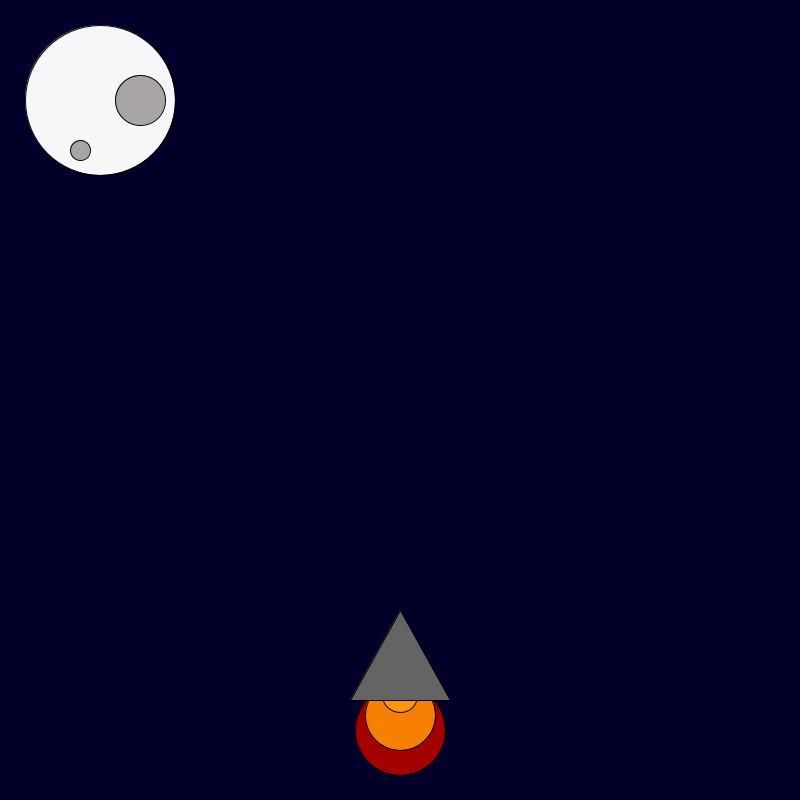
Frame 1 (no input)
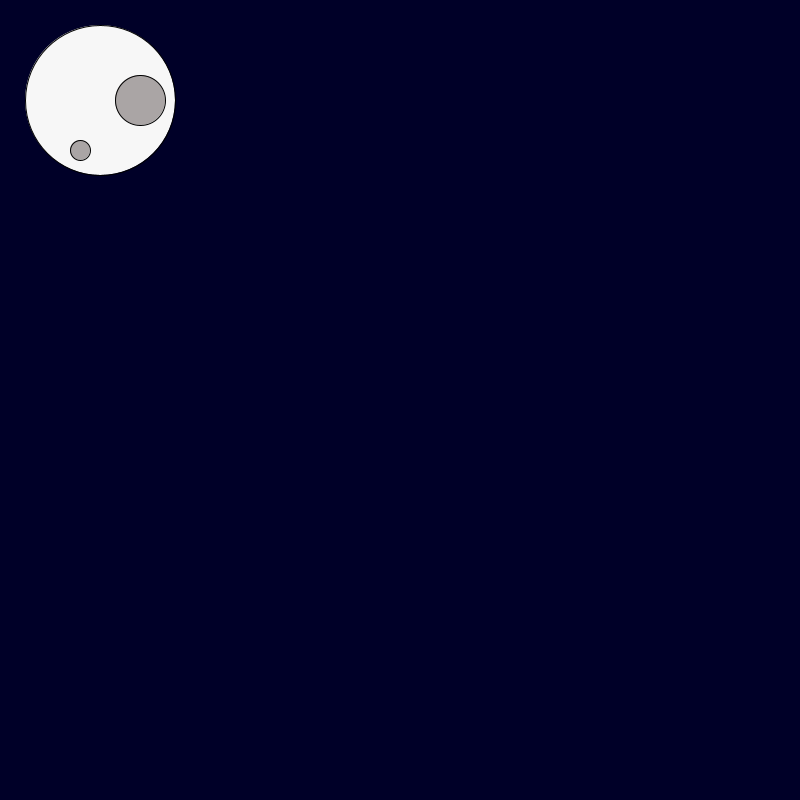
Frame 60 (the mouse pressed at the canvas centre just before this capture)
Frame 120 (the mouse held since frame 60 and released just before this capture): identical to frame 60, image omitted

The Processing sketch that drew these frames (run headless with seeded random() and noise(); from frame 60 on, the mouse is pressed at the canvas centre):

// Processing sketch: rocket_ship
// ── rocket_ship.pde
int x = 400; 
int y = 600; 

void setup() {
    size(800, 800);
    
}

void draw() {
    background(0, 0, 40); 
    fill(random(255), 0, 0);
    ellipse(x, y + 130, 90, 90);
    fill(248, 128, 0);
    ellipse(x, y + 115, 70, 70);
    fill(255, 153, 0);
    ellipse(x, y + 95, 35, 35);
    fill(100, 100, 100);
    triangle(x, y + 10, x + 50, y + 100, x - 50, y + 100);
y-=15;
fill(247, 247, 247);
ellipse(100, 100, 150, 150);
fill(170, 165, 165);
ellipse(140, 100, 50, 50);
fill(170, 165, 165);
ellipse(80, 150, 20, 20);
}
